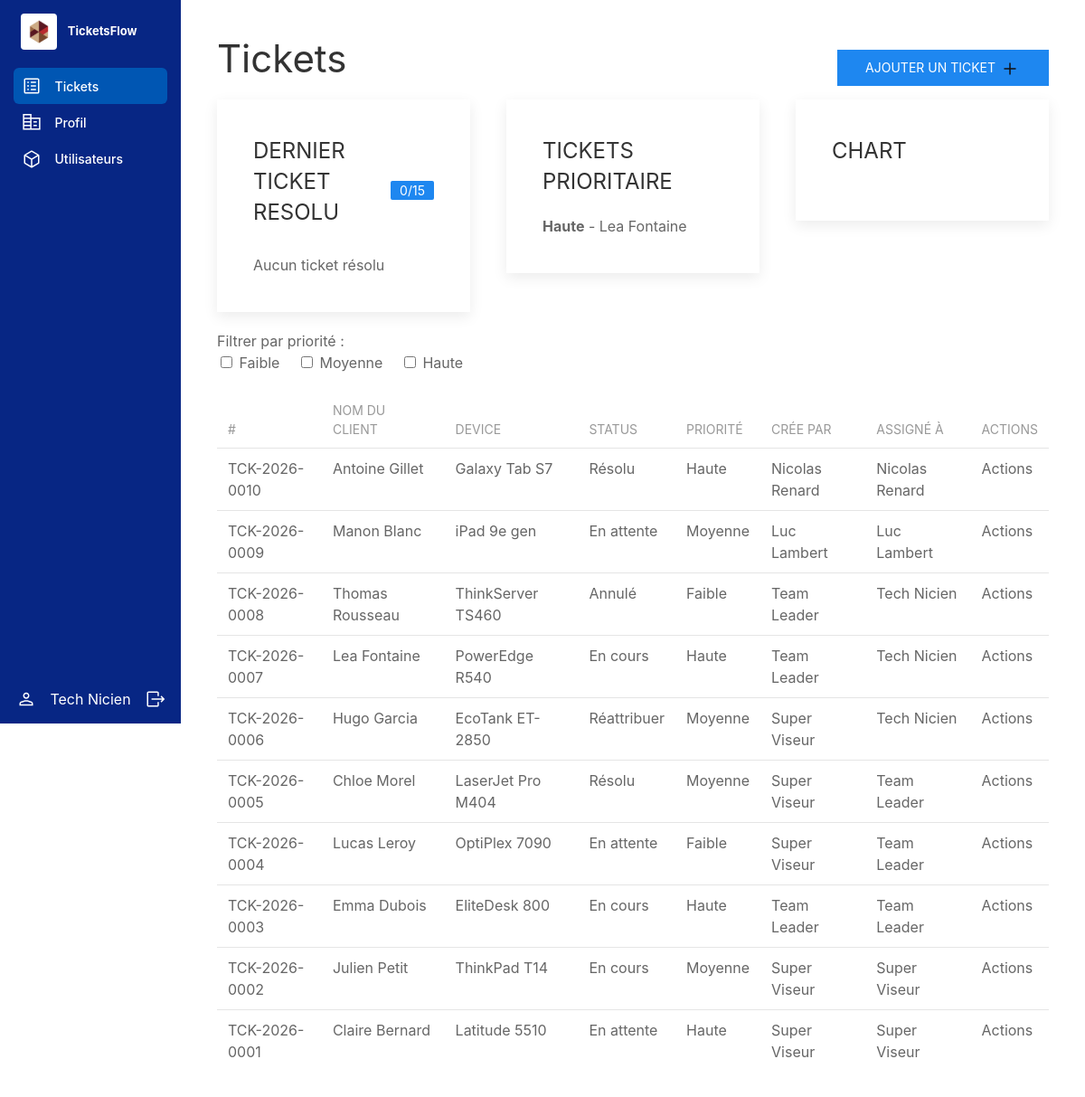
The page /views/index.php (signed in) on the database its author committed.
### tables this page shows
create table if not exists tickets(
id_ticket int unsigned primary key auto_increment,
ticket_number varchar (100) not null,
client_id int unsigned,
device_id int unsigned,
status_id tinyint unsigned ,
priority_id tinyint unsigned ,
created_by int unsigned ,
assigned_to int unsigned,
foreign key (created_by) references users (id_user),
foreign key (assigned_to) references users (id_user),
foreign key (client_id) references clients (id_client),
foreign key (device_id) references devices (id_device),
foreign key (status_id) references `status` (id_status),
foreign key (priority_id) references priorities (id_priority)
);

create table if not exists priorities(
id_priority tinyint unsigned primary key auto_increment,
nom varchar(35) not null
);

create table if not exists devices (
id_device  int unsigned  key auto_increment,
model varchar (100) ,
serial_number varchar (100) ,
brand varchar (100) ,
type_id tinyint unsigned ,
client_id int unsigned ,
submission_date DateTime ,
retrieve_date DateTime ,
foreign key (client_id) references clients (id_client),
foreign key (type_id) references types (id_type)
);

create table if not exists `status`(
id_status tinyint unsigned primary key auto_increment,
nom varchar(35) not null
);

### views/add_ticket.php (called while the page is built, shortened)
<?php
require_once "../Controllers/PrioritiesController.php";
require_once "../Controllers/TicketController.php";
require_once "../models/Priority.php";
$tickets = TicketController::getTickets();
?>

### DAO/ticketDAO.php (called while the page is built, shortened)
<?php
class TicketDAO
{
	public static function getTickets()
	{
		$con = MONPDO::getPDO();
		$requete = "SELECT
			t.id_ticket,
			t.ticket_number,
			t.client_id,
			t.device_id,
			t.status_id,
			t.priority_id,
			t.created_by,
			t.assigned_to,
			c.fname AS client_fname,
			c.lname AS client_lname,
			d.model AS device_model,
			s.nom AS status,
			p.nom AS priority,
			u.fname AS created_by_fname,
			u.lname AS created_by_lname,
			ua.fname AS assigned_to_fname,
			ua.lname AS assigned_to_lname
		FROM tickets t
			LEFT JOIN clients c ON t.client_id = c.id_client
			LEFT JOIN devices d ON t.device_id = d.id_device
			LEFT JOIN status s ON t.status_id = s.id_status
			LEFT JOIN priorities p ON t.priority_id = p.id_priority
			LEFT JOIN users u ON t.created_by = u.id_user
			LEFT JOIN users ua ON t.assigned_to = ua.id_user
		ORDER BY t.id_ticket DESC";
		$stmt = $con->prepare($requete);
		$stmt->execute();
		return $stmt->fetchAll(PDO::FETCH_ASSOC);
	}
	public static function getTicketsByAssigned($user_id)
	{
		$con = MONPDO::getPDO();
		$requete = "SELECT
			t.id_ticket,
			t.ticket_number,
			t.client_id,
			t.device_id,
			t.status_id,
			t.priority_id,
			t.created_by,
			t.assigned_to,
			c.fname AS client_fname,
			c.lname AS client_lname,
			d.model AS device_model,
			s.nom AS status,
			p.nom AS priority,
			u.fname AS created_by_fname,
			u.lname AS created_by_lname,
			ua.fname AS assigned_to_fname,
			ua.lname AS assigned_to_lname
		FROM tickets t
			LEFT JOIN clients c ON t.client_id = c.id_client
			LEFT JOIN devices d ON t.device_id = d.id_device
			LEFT JOIN status s ON t.status_id = s.id_status
			LEFT JOIN priorities p ON t.priority_id = p.id_priority
			LEFT JOIN users u ON t.created_by = u.id_user
			LEFT JOIN users ua ON t.assigned_to = ua.id_user
		WHERE t.assigned_to = :user_id";
		$stmt = $con->prepare($requete);
		$stmt->bindValue(":user_id", $user_id, PDO::PARAM_INT);
		$stmt->execute();
		return $stmt->fetchAll(PDO::FETCH_ASSOC);
	}
}

### DAO/PrioritiesDAO.php (called while the page is built, shortened)
<?php
class PrioritiesDAO
{
	public static function getPriorities()
	{
		$con = MONPDO::getPDO();
		$requete = "SELECT id_priority, nom
                    FROM priorities";
		$stmt = $con->prepare($requete);
		$stmt->execute();
		return $stmt->fetchAll(PDO::FETCH_ASSOC);
	}
}

### Controllers/PrioritiesController.php (called while the page is built, shortened)
<?php
require_once "../DAO/PrioritiesDAO.php";
require_once __DIR__ . "/../models/Priority.php";
class PrioritiesController
{
	static function getPriorities()
	{
		$prioritiesObjet = [];
		$priorities = PrioritiesDAO::getPriorities();
		foreach ($priorities as $priority) {
			$prioritiesObjet[] = new Priorities($priority["nom"], $priority["id_priority"]);
		}
		return $prioritiesObjet;
	}
}

### Controllers/TicketController.php (called while the page is built, shortened)
<?php
require_once "../DAO/TicketDAO.php";
require_once __DIR__ . "/../models/Ticket.php";
class TicketController
{
	public static function getTickets()
	{
		$ticketsObjet = [];
		$tickets = TicketDAO::getTickets();
		foreach ($tickets as $ticket) {
			$ticketsObjet[] = new Ticket(
				$ticket["ticket_number"],
				trim($ticket["client_fname"] . " " . $ticket["client_lname"]),
				$ticket["device_model"],
				$ticket["status"],
				$ticket["priority"],
				trim($ticket["created_by_fname"] . " " . $ticket["created_by_lname"]),
				trim($ticket["assigned_to_fname"] . " " . $ticket["assigned_to_lname"]),
				$ticket["id_ticket"] ?? null,
			);
		}
		return $ticketsObjet;
	}
	public static function getTicketsByAssigned($user_id)
	{
		$ticketsObjet = [];
		$tickets = TicketDAO::getTicketsByAssigned($user_id);
		foreach ($tickets as $ticket) {
			$ticketsObjet[] = new Ticket(
				$ticket["ticket_number"],
				trim($ticket["client_fname"] . " " . $ticket["client_lname"]),
				$ticket["device_model"],
				$ticket["status"],
				$ticket["priority"],
				trim($ticket["created_by_fname"] . " " . $ticket["created_by_lname"]),
				trim($ticket["assigned_to_fname"] . " " . $ticket["assigned_to_lname"]),
				$ticket["id_ticket"] ?? null,
			);
		}
		return $ticketsObjet;
	}
}

### models/Ticket.php (called while the page is built, shortened)
<?php
class Ticket
{
	private $ticket_number;
	private $client_name;
	private $device_name;
	private $status_name;
	private $priority_name;
	private $created_by;
	private $assigned_to;
	public function __construct($ticket_number, $client_name, $device_name, $status_name, $priority_name, $created_by, $assigned_to, $id_ticket = null)
	{
		$this->ticket_number = $ticket_number;
		$this->client_name = $client_name;
		$this->device_name = $device_name;
		$this->status_name = $status_name;
		$this->priority_name = $priority_name;
		$this->created_by = $created_by;
		$this->assigned_to = $assigned_to;
	}
	public function getTicketNumber()
	{
		return $this->ticket_number;
	}
	public function getClientName()
	{
		return $this->client_name;
	}
	public function getDeviceName()
	{
		return $this->device_name;
	}
	public function getStatusName()
	{
		return $this->status_name;
	}
	public function getPriorityName()
	{
		return $this->priority_name;
	}
	public function getCreatedBy()
	{
		return $this->created_by;
	}
	public function getAssignedTo()
	{
		return $this->assigned_to;
	}
}

### models/Priority.php (called while the page is built, shortened)
<?php
class Priorities
{
	private $name;
	public function __construct($name, $id_priority = null)
	{
		$this->name = $name;
	}
	public function getPrioritiesName()
	{
		return $this->name;
	}
}

### views/index.php (the view, shortened to what this page needs)
<?php
require_once "../Controllers/TicketController.php";
require_once "../models/Ticket.php";
require_once "../Controllers/PrioritiesController.php";
require_once "../models/Priority.php";
$priorities = PrioritiesController::getPriorities();
if ($_SESSION["user_role"] === "Superviseur" || $_SESSION["user_role"] === "Team Leader") {
	$allTickets = TicketController::getTickets();
} else {
	$allTickets = TicketController::getTicketsByAssigned($_SESSION["id_user"]);
}
$priorityNames = array_map(function ($priority) {
	return $priority->getPrioritiesName();
}, $priorities);
$selectedPriorities = isset($_GET["priority"]) ? (array) $_GET["priority"] : [];
$selectedPriorities = array_filter($selectedPriorities);
?>
<!DOCTYPE html>
<html lang="fr">
<head>
    <link rel="stylesheet" href="../public/css/uikit.min.css" />
    <link rel="stylesheet" href="style.css">
</head>
	<body>
		<div class="uk-grid-collapse" uk-grid>
			<div class="uk-width-1-6 uk-padding-small uk-visible@m uk-flex uk-flex-column uk-flex-between apk-left-menu">
    			<?php include "navbar.php"; ?>
			</div>
					<div class="uk-width-auto uk-padding-small uk-flex uk-flex-column uk-flex-between apk-left-menu"><?php include "navbar.php"; ?></div>
			<div class="uk-width-expand uk-padding">
				<div class="uk-flex uk-flex-middle uk-flex-between">
					<h1>Tickets</h1>
					<button class="uk-button uk-button-primary" uk-toggle="target: #modal-add-ticket">Ajouter un ticket <img src="../public/img/add.svg" alt="ajouter"></button>
					<?php include "add_ticket.php"; ?>
				</div>
				<div uk-grid class="uk-grid uk-child-width-1-1 uk-child-width-1-3@m" uk-height-match="target: div>div>.uk-list">
					<div>
						<?php
      $ticketsResolus = array_filter($allTickets, function ($ticket) {
      	return strtolower($ticket->getStatusName()) === "resolu";
      });
      $nbResolus = count($ticketsResolus);
      usort($ticketsResolus, function ($a, $b) {
      	return $b->getIdTicket() <=> $a->getIdTicket();
      });
      $lastResolus = array_slice($ticketsResolus, 0, 4);
      ?>
						<div class="uk-card uk-card-default uk-card-body uk-margin-bottom">
							<div class="uk-flex uk-flex-between uk-flex-middle">
								<h3 class="uk-card-title">DERNIER TICKET RESOLU</h3>
								<span class="uk-label"><?= $nbResolus ?>/15</span>
							</div>
							<ul class="uk-list uk-list-divider uk-margin-small-top">
								<?php if (empty($lastResolus)): ?>
									<li>Aucun ticket résolu</li>
								<?php endif; ?>
							</ul>
						</div>
					</div>
					<div>
						<?php
      $ticketsHaute = array_filter($allTickets, function ($ticket) {
      	return strtolower($ticket->getPriorityName()) === "haute";
      });
      usort($ticketsHaute, function ($a, $b) {
      	return $b->getIdTicket() <=> $a->getIdTicket();
      });
      $lastHaute = array_slice($ticketsHaute, 0, 4);
      ?>
						<div class="uk-card uk-card-default uk-card-body uk-margin-bottom">
							<h3 class="uk-card-title">TICKETS PRIORITAIRE</h3>
							<ul class="uk-list uk-list-divider uk-margin-small-top">
								<?php if (empty($lastHaute)): ?>
									<li>Aucun ticket haute priorité</li>
								<?php else: ?>
									<?php foreach ($lastHaute as $ticket): ?>
										<li>
											<span class="uk-text-bold"><?= $ticket->getPriorityName() ?></span>
											-
											<span><?= $ticket->getClientName() ?></span>
										</li>
									<?php endforeach; ?>
								<?php endif; ?>
							</ul>
						</div>
					</div>
					<div>
						<div class="uk-card uk-card-default uk-card-body uk-margin-bottom">
							<h3 class="uk-card-title">CHART</h3>
						</div>
					</div>
				</div>
				<form method="get" id="priorityFilterForm" style="margin-bottom: 20px;">
					<label>Filtrer par priorité :</label><br>
					<?php foreach ($priorityNames as $name): ?>
						<label style="margin-right: 15px;">
							<input type="checkbox" name="priority[]" value="<?= htmlspecialchars($name) ?>"
								<?= in_array($name, $selectedPriorities) ? "checked" : "" ?>
								onchange="document.getElementById('priorityFilterForm').submit();"
							>
							<?= htmlspecialchars($name) ?>
						</label>
					<?php endforeach; ?>
				</form>
				<div class="uk-overflow-auto">
				    <table class="uk-table uk-table-small uk-table-divider">
				        <thead>
				            <tr>
				                <th>#</th>
				                <th>Nom du client</th>
				                <th>Device</th>
				                <th>Status</th>
				                <th>Priorité</th>
				                <th>Crée par</th>
				                <th>Assigné à</th>
				                <th>Actions</th>
				            </tr>
				        </thead>
				        <tbody>
							<?php if (empty($tickets)): ?>
								<tr>
									<td colspan="8">Aucun ticket pour cette priorité</td>
								</tr>
							<?php else: ?>
								<?php foreach ($tickets as $ticket): ?>
								<tr>
									<td><?= $ticket->getTicketNumber() ?></td>
									<td><?= $ticket->getClientName() ?></td>
									<td><?= $ticket->getDeviceName() ?></td>
									<td><?= $ticket->getStatusName() ?></td>
									<td><?= $ticket->getPriorityName() ?></td>
									<td><?= $ticket->getCreatedBy() ?></td>
									<td><?= $ticket->getAssignedTo() ?></td>
									<td>Actions</td>
								</tr>
								<?php endforeach; ?>
							<?php endif; ?>
				        </tbody>
				    </table>
				</div>
			</div>
		</div>
	</body>
</html>

### rows shown on the page
tickets: priority.nom "Haute", ClientName "Lea Fontaine", ticket_number "TCK-2026-0007", device.model "PowerEdge R540", status.nom "En cours", CreatedBy "Team Leader", AssignedTo "Tech Nicien"
tickets: ticket_number "TCK-2026-0010", ClientName "Antoine Gillet", device.model "Galaxy Tab S7", status.nom "Résolu", priority.nom "Haute", CreatedBy "Nicolas Renard", AssignedTo "Nicolas Renard"
tickets: ticket_number "TCK-2026-0009", ClientName "Manon Blanc", device.model "iPad 9e gen", status.nom "En attente", priority.nom "Moyenne", CreatedBy "Luc Lambert", AssignedTo "Luc Lambert"
tickets: ticket_number "TCK-2026-0008", ClientName "Thomas Rousseau", device.model "ThinkServer TS460", status.nom "Annulé", priority.nom "Faible", CreatedBy "Team Leader", AssignedTo "Tech Nicien"
tickets: ticket_number "TCK-2026-0006", ClientName "Hugo Garcia", device.model "EcoTank ET-2850", status.nom "Réattribuer", priority.nom "Moyenne", CreatedBy "Super Viseur", AssignedTo "Tech Nicien"
tickets: ticket_number "TCK-2026-0005", ClientName "Chloe Morel", device.model "LaserJet Pro M404", status.nom "Résolu", priority.nom "Moyenne", CreatedBy "Super Viseur", AssignedTo "Team Leader"
tickets: ticket_number "TCK-2026-0004", ClientName "Lucas Leroy", device.model "OptiPlex 7090", status.nom "En attente", priority.nom "Faible", CreatedBy "Super Viseur", AssignedTo "Team Leader"
tickets: ticket_number "TCK-2026-0003", ClientName "Emma Dubois", device.model "EliteDesk 800", status.nom "En cours", priority.nom "Haute", CreatedBy "Team Leader", AssignedTo "Team Leader"
tickets: ticket_number "TCK-2026-0002", ClientName "Julien Petit", device.model "ThinkPad T14", status.nom "En cours", priority.nom "Moyenne", CreatedBy "Super Viseur", AssignedTo "Super Viseur"
tickets: ticket_number "TCK-2026-0001", ClientName "Claire Bernard", device.model "Latitude 5510", status.nom "En attente", priority.nom "Haute", CreatedBy "Super Viseur", AssignedTo "Super Viseur"

### other values the page prints
$_SESSION["user_fname"] "Tech"
$_SESSION["user_lname"] "Nicien"
$nbResolus "0"
$name "Faible"
$name "Moyenne"
$name "Haute"
